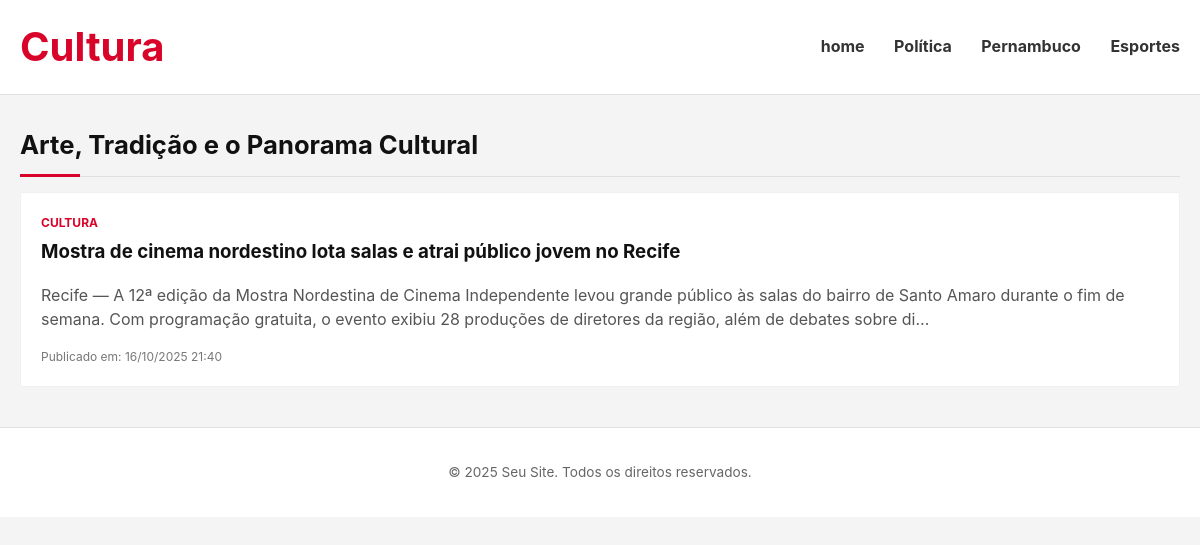
Page /cultura/ on the earlier database version.
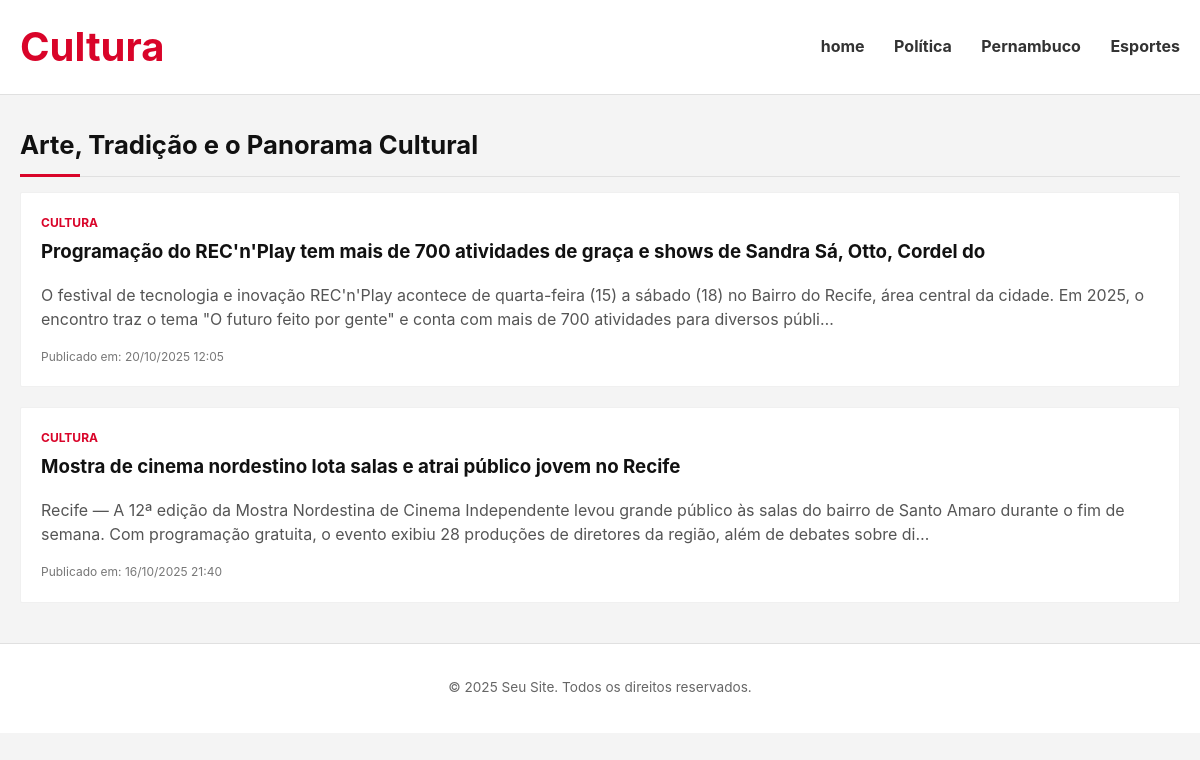
Same page on the later database version.
### app1/models.py (models this page shows, shortened)
class Artigos(models.Model):
    titulo = models.CharField(max_length=100)
    categoria = models.CharField(max_length=100)
    conteudo = models.TextField()
    data_publicacao = models.DateTimeField(auto_now_add=True)

### app1/views.py (the view)
# urls.py: path('cultura/', views.topico_cultura, name='topico_cultura'),
def topico_cultura(request):
    artigos_cultura = Artigos.objects.filter(categoria='Cultura').order_by('-data_publicacao')
    context = {'artigos_cultura': artigos_cultura}
    return render(request, 'app1/topico_cultura.html', context)

### app1/templates/app1/topico_cultura.html (shortened to what this page needs)
{% load static %}
<!DOCTYPE html>
<html lang="pt-br">
<head>
    <link rel="stylesheet" href="{% static 'app1/css/style.css' %}">
</head>
<body>
    <header class="main-header">
        <div class="container">
            <h1 class="logo-text">Cultura</h1>
            <nav class="main-nav">
                <a href="{% url 'home' %}">home</a>
                <a href="{% url 'topico_politica' %}">Política</a>
                <a href="{% url 'topico_pernambuco' %}">Pernambuco</a>
                <a href="{% url 'topico_esportes' %}">Esportes</a>
            </nav>
        </div>
    </header>
    <div class="container">
        <h2 class="section-title">Arte, Tradição e o Panorama Cultural</h2>
        {% if artigos_cultura %}
            {% for artigo in artigos_cultura %}
                <div class="card">
                    <div class="card-content">
                        <span class="card-category">CULTURA</span>
                        <h3 class="card-title">
                            <a href="{% url 'exibir_artigo' artigo.id %}">
                                {{ artigo.titulo }}
                            </a>
                        </h3>
                        <p class="card-summary">
                            {{ artigo.conteudo|truncatechars:250 }}
                        </p>
                        <span class="card-date">
                            Publicado em: {{ artigo.data_publicacao|date:"d/m/Y H:i" }}
                        </span>
                    </div>
                </div>
            {% endfor %}
        {% endif %}
    </div>
    <footer class="main-footer">
        <div class="container">
            <p>&copy; {% now "Y" %} Seu Site. Todos os direitos reservados.</p>
        </div>
    </footer>
</body>
</html>

Differences in the rows shown:
added Artigos: titulo "Programação do REC'n'Play tem mais de 700 atividades de graça e shows de Sandra Sá, Otto, Cordel do", conteudo "O festival de tecnologia e inovação REC'n'Play acontece de quarta-feira (15) a sábado (18) no Bairro do Recife, área central da cidade. Em 2025, o encontro traz o tema \"O futuro feito por gente\" e conta com mais de 700 atividades para diversos públi…", data_publicacao "20/10/2025 12:05"
